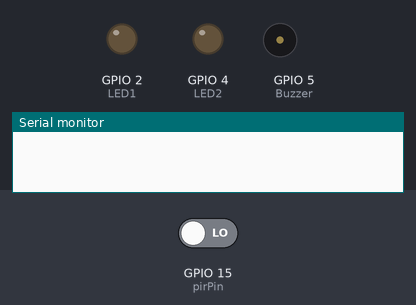
Bench run of a sketch on a simulated ESP32. Shown: output pins drawn as LEDs (lit = HIGH), buzzer (waves = sounding), the last lines printed to the serial monitor. Dashed ring = blinking. The test bench sets the inputs (shaded band); at power-on: GPIO 15 (pirPin) LOW. WiFi joins after 1.5 s; servers stay silent unless stated.

Above: at 3.0 s.
3.1 s: GPIO 15 (pirPin) driven HIGH
At 3.5 s:
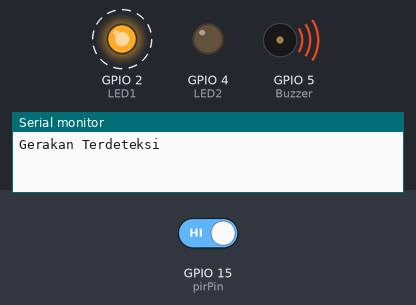
Timing chart, 0 to 12.1 s (numbered marks = the images above; inputs shaded):
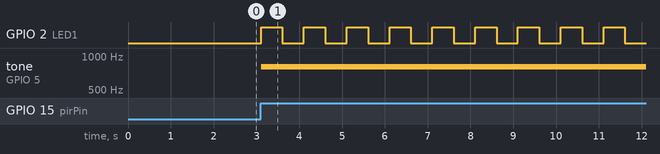

Measured:
- after the input at 3.1 s, GPIO 2 (LED1): alternates HIGH for 0.50 s and LOW for 0.50 s, starting at once; tone on GPIO 5 (Buzzer): silent → 800 Hz at once

The sketch:

sketch_may25b.ino
```cpp
#include <WiFi.h>
#include <WiFiClient.h>
#include <BlynkSimpleEsp32.h>

#define BLYNK_TEMPLATE_ID           "TMPL6tkKI3HVl"
#define BLYNK_TEMPLATE_NAME         "Quickstart Template"
#define BLYNK_AUTH_TOKEN            "jLf0gU-fdeNeyKLfAcgBbc_ZtsjFJgXc"

/* Comment this out to disable prints and save space */
#define BLYNK_PRINT Serial

// Your WiFi credentials.
// Set password to "" for open networks.
char ssid[] = "OPPO ANANE";
char pass[] = "tulisenae";

BlynkTimer timer;

// Pin sensor PIR
const int pirPin = 15;
const int LED1 = 2;
const int LED2 = 4;
const int Buzzer = 5;

// Variabel penanda status deteksi gerakan
bool motionDetected = false;

void setup()
{
  // Debug console
  Serial.begin(115200);

  Blynk.begin(BLYNK_AUTH_TOKEN, ssid, pass);
  // You can also specify server:
  //Blynk.begin(BLYNK_AUTH_TOKEN, ssid, pass, "blynk.cloud", 80);
  //Blynk.begin(BLYNK_AUTH_TOKEN, ssid, pass, IPAddress(192,168,1,100), 8080);

  // Setup a function to be called every second
  timer.setInterval(1000L, myTimerEvent);

  pinMode(pirPin, INPUT);
  pinMode(LED1, OUTPUT);
  pinMode(LED2, OUTPUT);
  pinMode(Buzzer, OUTPUT);
}

void loop()
{
  Blynk.run();
  timer.run();

  // Membaca nilai sensor PIR
  int pirValue = digitalRead(pirPin);

  if (pirValue == HIGH && !motionDetected) {
    // Gerakan terdeteksi, kirim status ke Blynk
    motionDetected = true;
    Blynk.virtualWrite(V0, 1);
    Serial.println("Gerakan Terdeteksi");

    tone(Buzzer, 800);
    digitalWrite(LED2, LOW);
    blinkLed();

    delay(500);

  } else if (pirValue == LOW && motionDetected) {
    // Tidak ada gerakan, reset status deteksi gerakan
    motionDetected = false;
    Blynk.virtualWrite(V0, 0);
    Serial.println("Tidak ada Gerakan Terdeteksi");
    digitalWrite(LED2, HIGH);
    digitalWrite(Buzzer, LOW);
    noTone(Buzzer);
  }
  delay(100);
}

void myTimerEvent() {
  // Kirim waktu aktif Arduino ke Blynk
  Blynk.virtualWrite(V2, millis() / 1000);
}

void blinkLed() {
  // Blink the LED for 20 seconds
  unsigned long startTime = millis();
  while (millis() - startTime < 20000) {
    digitalWrite(LED1, HIGH);
    delay(500);
    digitalWrite(LED1, LOW);
    delay(500);
  }
}
```
